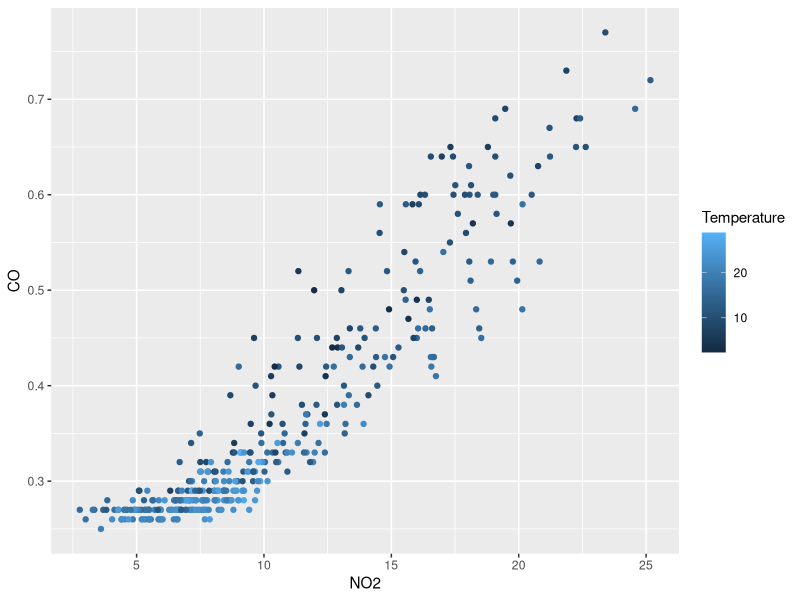
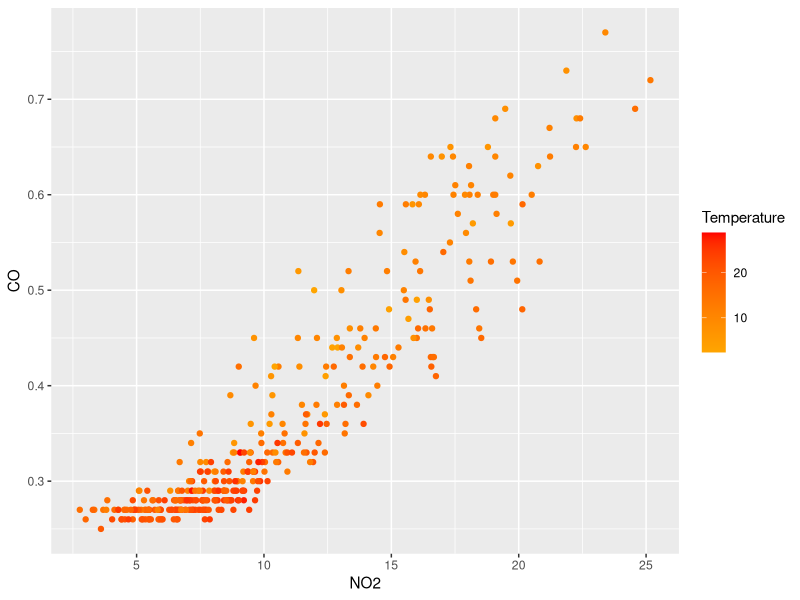
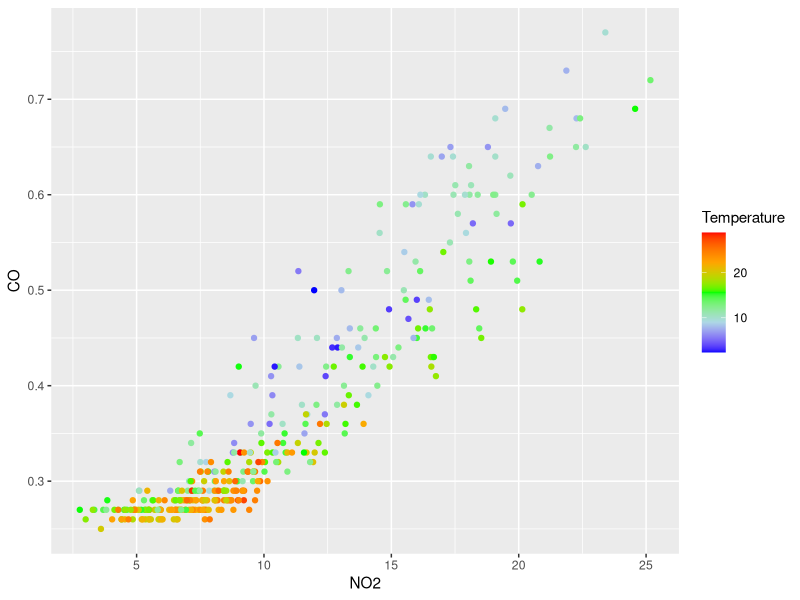

The R source for these figures, in order:
#Import ggplot2
library(ggplot2)

#Set the working directory where the dataset is stored
setwd("D:/OneDrive/Data Science/R/R Data Visualization")

#Load the dataset in R
Data <- read.table(file="EPA_Data.csv", 
                   sep=",", 
                   header=TRUE, 
                   colClasses=c("Date","factor",rep("numeric",5)), 
                   na.string="NA")


#Here we are goign to use the subsets we created before
California <- Data[Data$State=="California",]



#Default: from dark blue to light blue
ggplot(data=California, aes(x=NO2, y=CO, color=Temperature)) +
  geom_point() 


#Change the two colors
ggplot(data=California, aes(x=NO2, y=CO, color=Temperature)) +
  geom_point() +
  scale_color_gradient(low="orange", high="red")


#More info about all the colors available in R here:
#http://research.stowers-institute.org/efg/R/Color/Chart/


#Change between n colors
ggplot(data=California, aes(x=NO2, y=CO, color=Temperature)) +
  geom_point() +
  scale_color_gradientn(colours=c("blue","light blue","green","orange","red"))
